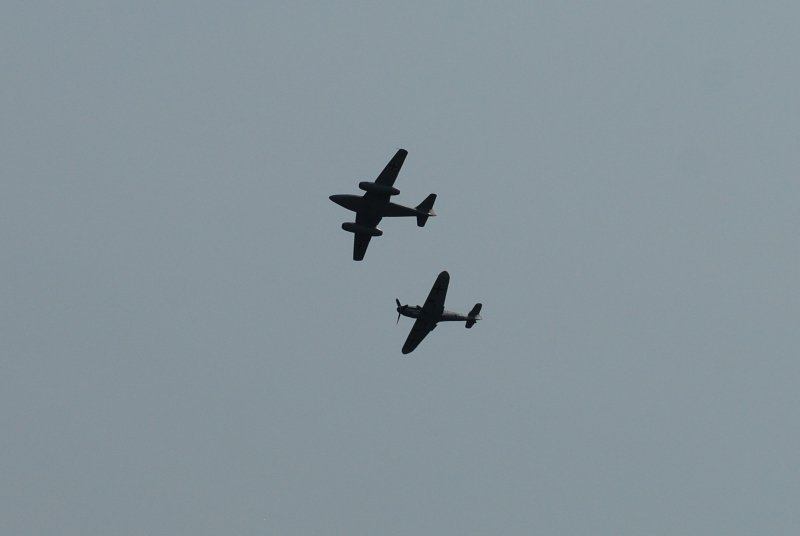
#> input picture Planes/images/samolot01.jpg, 800 x 536 px
$ python planeV4.py   (older library calls are emulated)
#> lines starting #> are read from the running program, lines starting #| are printed output that depends on the picture; after the words box and inside, x2 and y2 are one past the last pixel; in counts of white or black regions, pixels touching at a corner belong together
import numpy as np
import cv2
from matplotlib import pyplot as plt
from skimage import filters,data,color,measure,exposure,feature
import argparse
from pylab import *
from PIL import Image

def toname(g):
        return g.replace('-', './images/samolot')

def drawPicture(imageList, firstList):
    print("Drawing blc_wht...")
    num = len(imageList)
    cols = min(num, 3)
    rows = num // cols
    if(num % cols != 0):
        rows += 1
    fig, plots = plt.subplots(rows, cols, figsize=(cols * 6, rows * 4))
    for r in range(rows):
        for c in range(cols):
            if(r * cols + c < num):
                plots[r,c].imshow(imageList[r * cols + c], cmap = 'gray')
                plots[r,c].tick_params(axis='both', which='both', bottom='off', top='off', left='off', right='off', labelleft='off', labelbottom='off')

    plt.tight_layout()
    fig.savefig('blc_wht4.pdf', facecolor='black')
    plt.close()
    print("Drawing col_edges...")
    fig, plots = plt.subplots(rows, cols, figsize=(cols * 3, rows * 2))
    for r in range(rows):
        for c in range(cols):
            if(r * cols + c < num):
                plots[r,c].imshow(firstList[r * cols + c])
                plots[r,c].tick_params(axis='both', which='both', bottom='off', top='off', left='off', right='off', labelleft='off', labelbottom='off')

    plt.tight_layout()
    fig.savefig('col_edges4.pdf')
    plt.close()

def changeColor(i):
    i += 1
    if(i == 3):
        i = 0
    return i

def setImages(lista):
    resultList = []
    resultList2 = []
    colorList = [(255,0,0), (0,255,0), (0,0,255)]
    colorCheck = 0
    for pic in lista:
        print(pic)
        image = cv2.imread(pic)
#> image is the input picture: shape (536, 800, 3); mean B, G, R 154.8, 147.7, 133.8
        image = cv2.cvtColor(image, cv2.COLOR_RGB2BGR);
        #uzyskanie lepszego kontrastu miedzy samolotem a niebem
        gray = cv2.cvtColor(image, cv2.COLOR_BGR2GRAY)
        kernel = np.ones((5,5), np.uint8)
        morph = cv2.morphologyEx(gray, cv2.MORPH_OPEN, kernel)
        bilat = cv2.bilateralFilter(morph, -1, np.std(morph), 10)
        gray = cv2.GaussianBlur(bilat, (3,3), 0)
        #edged = cv2.Canny(gray, 30, 200)
        v = np.median(gray)
#> v = 148
        sigma = 0.33
        lower = int(max(0, (1.0 - sigma) * v))
#> lower = 99
        upper = int(min(255, (1.0 + sigma) * v))
#> upper = 196
        edged = cv2.Canny(gray, lower, upper)
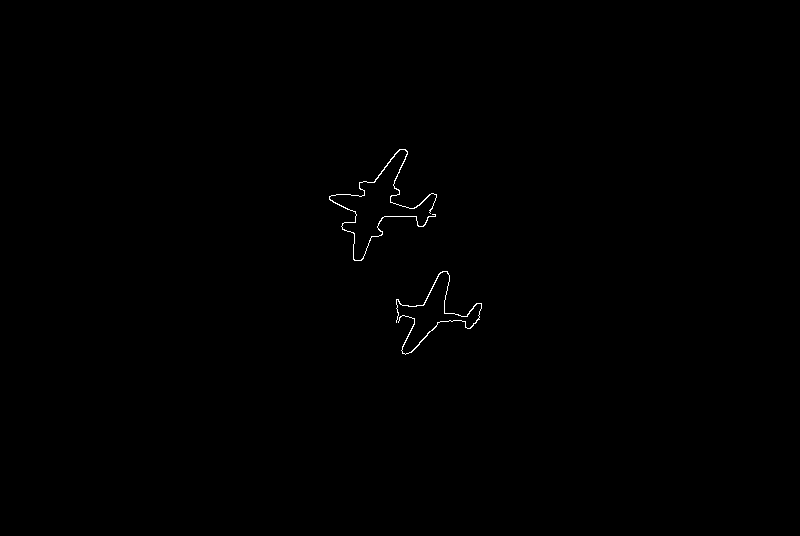
#> edged: shape (536, 800); 0.23% white in thin lines or dots, all inside (x1, y1, x2, y2) = (329, 149, 482, 355)
        er_di = cv2.erode(cv2.dilate(edged, kernel, iterations = 1), kernel, iterations = 1)
        morph = cv2.morphologyEx(er_di, cv2.MORPH_CLOSE, kernel)
        #kontury do kolorowania
        ret, thresh = cv2.threshold(morph, 127, 255, 0)
        image2, contours, hierarchy = cv2.findContours(thresh, cv2.RETR_TREE, cv2.CHAIN_APPROX_SIMPLE)
#> contours = 5 contours; box (x1, y1, x2, y2) and area: (329, 149, 437, 261) 3630, (332, 149, 436, 261) 3444, (396, 271, 482, 355) 2186, (397, 272, 459, 354) 1784, (465, 305, 481, 328) 203
        #image2, contours, hierarchy = cv2.findContours(pom, cv2.RETR_TREE, cv2.CHAIN_APPROX_SIMPLE)
        image2[::] = 0
#> image2: shape (536, 800); every value is 0
        #obliczenie sredniej w powierzchni wewnatrz konturow
        sum = 0
        for con in contours:
            sum += cv2.contourArea(con)
#> this loop made 5 passes
#> sum on passes 1 to 5: 2185.5, 2388.5, 4173, 7803.5, 11248
#> after the loop, sum = 11248
        mean = (sum / len(contours)) / 30
#> mean = 74.99
        #nakladnie konturow
        for con in contours:
            if(cv2.contourArea(con) > mean):
                colorCheck = changeColor(colorCheck)
                image = cv2.drawContours(image, con, -1, colorList[colorCheck], 3)
                image2 = cv2.drawContours(image2, con, -1, (255,255,255), 3)
#> this loop made 5 passes
#> colorCheck on passes 1 to 5: 1, 2, 0, 1, 2
#> pass 1, in setImages, `image = cv2.drawContours(image, con, -1, colorList[colorCheck], 3)`:
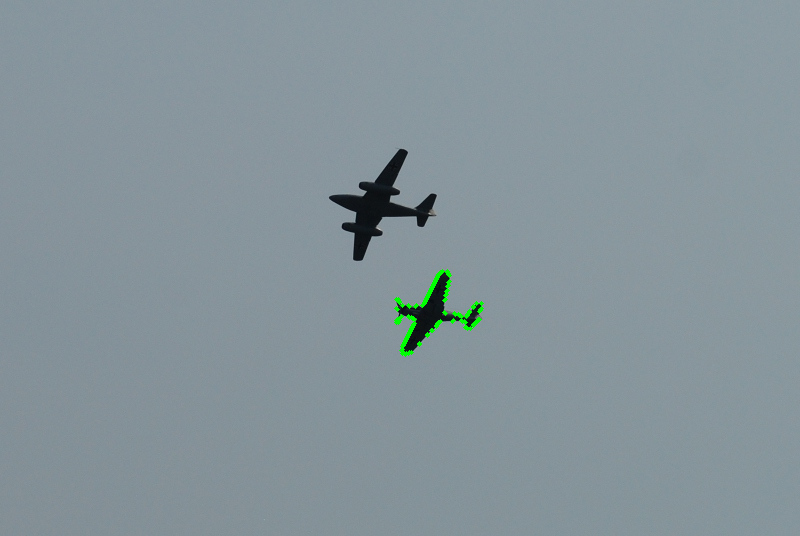
#> image: shape (536, 800, 3); mean R, G, B 133.6, 148.1, 154.5
#> pass 1, in setImages, `image2 = cv2.drawContours(image2, con, -1, (255,255,255), 3)`:
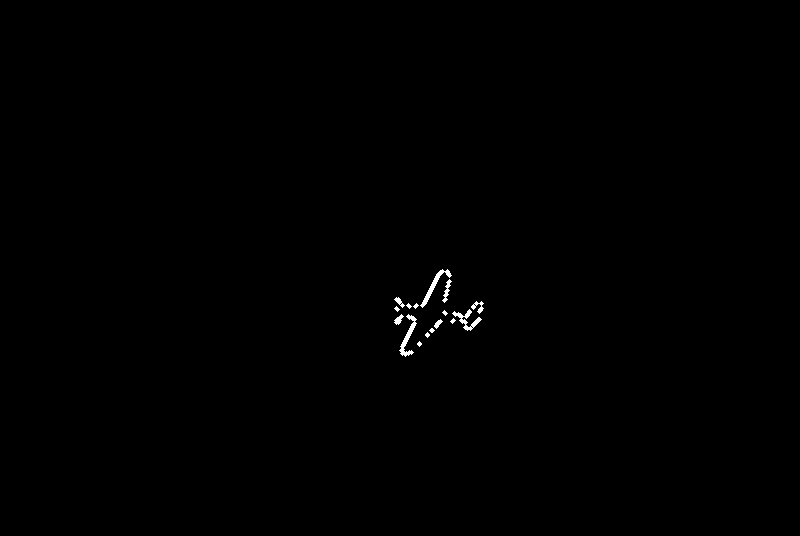
#> image2: shape (536, 800); 0.26% white; 16 white regions (8 under 20 px), largest, box (x1, y1, x2, y2) and area: (399, 314, 417, 357) 235, (420, 269, 452, 308) 221, (452, 309, 482, 331) 197
#> pass 2, in setImages, `image = cv2.drawContours(image, con, -1, colorList[colorCheck], 3)`:
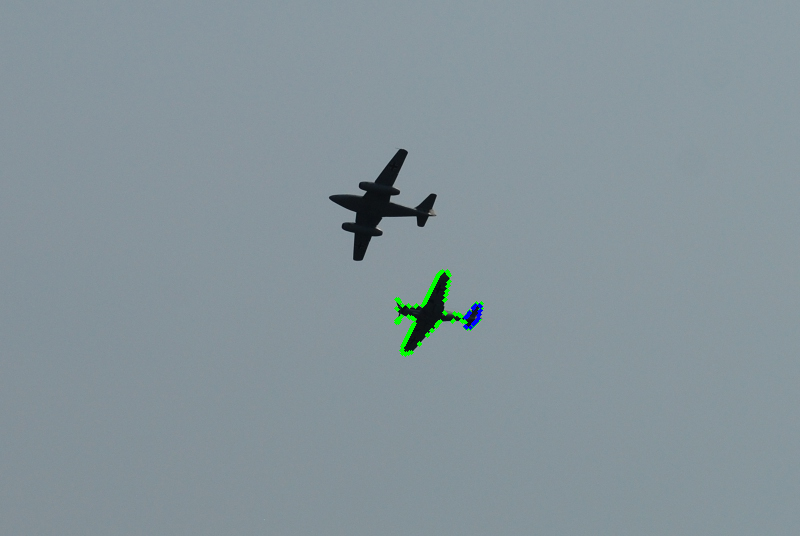
#> image: shape (536, 800, 3); 0.05% of pixels changed, all inside (x1, y1, x2, y2) = (463, 303, 483, 330)
#> after the loop:
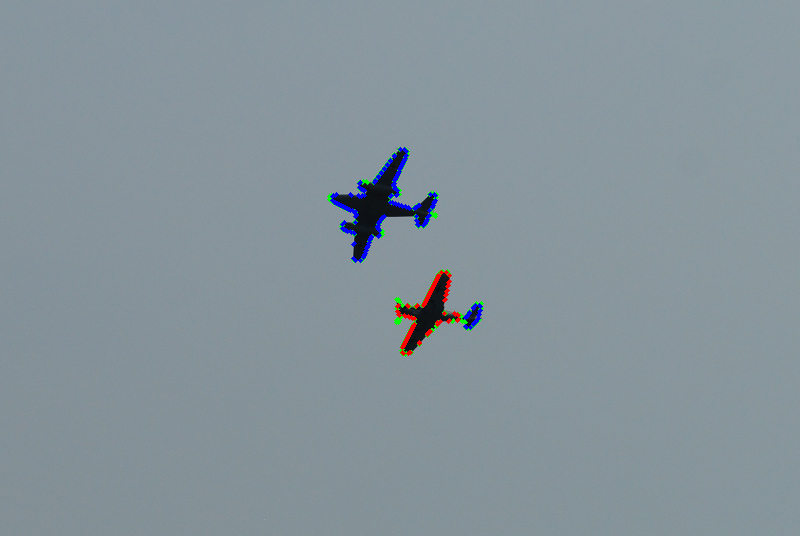
#> image: shape (536, 800, 3); 0.58% of pixels changed, all inside (x1, y1, x2, y2) = (327, 147, 461, 356)
#> after the loop:
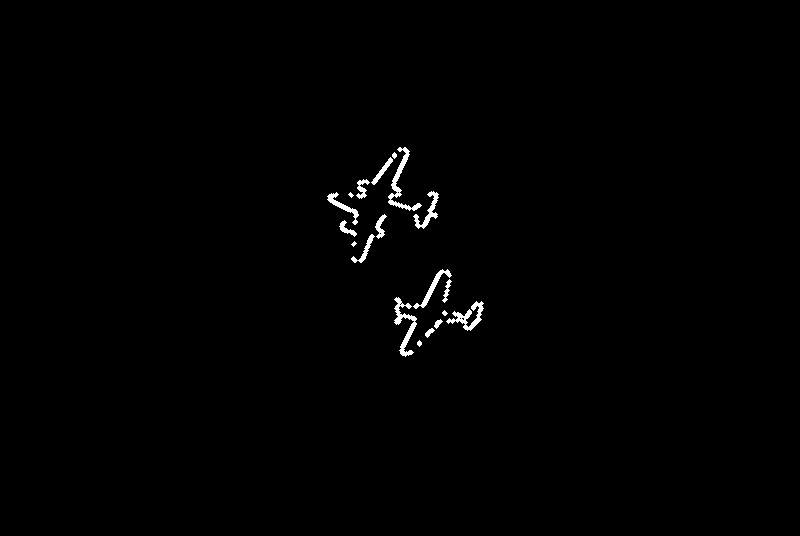
#> image2: shape (536, 800); 0.71% white; 19 white regions (2 under 20 px), largest, box (x1, y1, x2, y2) and area: (388, 147, 422, 211) 453, (394, 297, 417, 357) 447, (446, 301, 484, 331) 377

        #image2 = filters.sobel(image2)
        image2 = cv2.dilate(image2, kernel, iterations = 1)
#> image2: shape (536, 800); 1.7% white; 6 white regions, box (x1, y1, x2, y2) and area: (346, 145, 441, 231) 2551, (392, 267, 454, 359) 1899, (423, 299, 486, 340) 1194, (325, 190, 361, 249) 913, (349, 212, 389, 265) 728, (415, 338, 424, 349) 87
        image2 = cv2.erode(image2, kernel, iterations = 1)
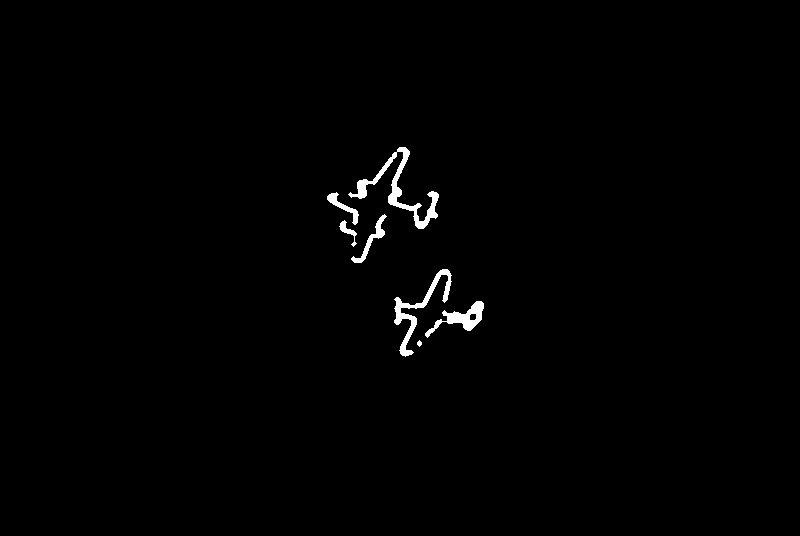
#> image2: shape (536, 800); 0.86% white; 7 white regions, largest, box (x1, y1, x2, y2) and area: (348, 147, 439, 229) 1295, (394, 269, 452, 357) 935, (425, 301, 484, 338) 673
        resultList.append(image2)
        resultList2.append(image)
    return resultList, resultList2

if __name__ == '__main__':
    #planes = ["-01.jpg", "-07.jpg", "-08.jpg",  "-10.jpg", "-11.jpg", "-17.jpg","-09.jpg", "-12.jpg", "-16.jpg", "-02.jpg", "-05.jpg", "-06.jpg"]
    planes = ["-01.jpg", "-02.jpg", "-03.jpg",  "-04.jpg", "-05.jpg", "-06.jpg","-07.jpg", "-08.jpg", "-09.jpg", "-10.jpg", "-11.jpg", "-12.jpg","-13.jpg", "-14.jpg", "-15.jpg", "-16.jpg", "-17.jpg","-18.jpg", "-19.jpg", "-20.jpg"]
    planesList = ([toname(p) for p in planes])

#> (the run stopped early here; a loop or call above may not have finished)
